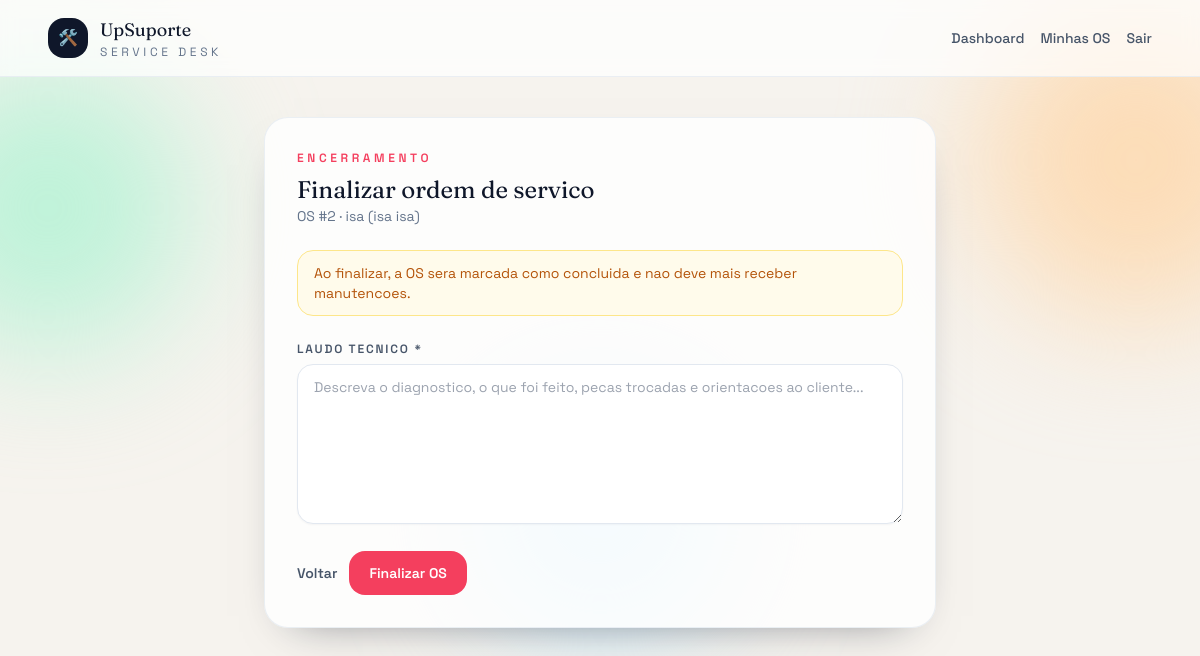
The app's page /os/2/finalizar/ (signed in) with its own data.
### core/models.py (models this page shows, shortened)
class OrdemServico(models.Model):
    STATUS_CHOICES = [
        ("ABERTO", "Aberto"),
        ("AGENDADO", "Agendado"),
        ("EM_ANDAMENTO", "Em andamento"),
        ("ACEITA", "Aceita"),
        ("REJEITADA", "Rejeitada"),
        ("CONCLUIDO", "Concluído"),
        ("CANCELADO", "Cancelado"),
    ]
    PRIORIDADE_CHOICES = [
        ("BAIXA", "Baixa"),
        ("MEDIA", "Média"),
        ("ALTA", "Alta"),
    ]
    aparelho = models.ForeignKey(Aparelho, on_delete=models.CASCADE, related_name="ordens")
    funcionario = models.ForeignKey(Funcionario, on_delete=models.SET_NULL, null=True, blank=True)
    problema_relatado = models.TextField()
    status = models.CharField(max_length=20, choices=STATUS_CHOICES, default="ABERTO")
    data_agendada = models.DateField(null=True, blank=True)
    hora_agendada = models.TimeField(null=True, blank=True)
    prioridade = models.CharField(max_length=10, choices=PRIORIDADE_CHOICES, default="MEDIA")
    laudo_tecnico = models.TextField(blank=True)  # só preenche quando finaliza
    data_criacao = models.DateTimeField(auto_now_add=True)
    data_conclusao = models.DateTimeField(null=True, blank=True)
    data_limite_sla = models.DateTimeField(null=True, blank=True)

class Aparelho(models.Model):
    TIPO_CHOICES = [
        ("NOTEBOOK", "Notebook"),
        ("DESKTOP", "Desktop"),
        ("IMPRESSORA", "Impressora"),
        ("MONITOR", "Monitor"),
        ("OUTRO", "Outro"),
    ]
    nome = models.CharField(max_length=150)
    tipo = models.CharField(max_length=50, choices=TIPO_CHOICES)
    marca = models.CharField(max_length=100)
    modelo = models.CharField(max_length=100)
    numero_serie = models.CharField(max_length=100, unique=True)
    cliente = models.CharField(max_length=150)
    data_cadastro = models.DateTimeField(auto_now_add=True)

### core/decorators.py (the view)
    @login_required
    def _wrapped(request, *args, **kwargs):
        if not request.user.groups.filter(name="Gestor").exists():
            return redirect("home")
        return view_func(request, *args, **kwargs)

### core/views.py (called while the page is built, shortened)
@gestor_required
def finalizar_os(request, id):
    os = get_object_or_404(OrdemServico, id=id)
    return render(request, "finalizar_os.html", {"os": os})

### templates/finalizar_os.html (shortened to what this page needs)
{% extends "base.html" %}
{% block content %}
<div class="mx-auto max-w-2xl rounded-3xl border border-slate-200/70 bg-white/80 p-8 shadow-soft">
  <div class="mb-6">
    <p class="text-xs font-semibold uppercase tracking-[0.3em] text-rose-500">Encerramento</p>
    <h2 class="mt-2 font-display text-2xl">Finalizar ordem de servico</h2>
    <p class="text-sm text-slate-500">
      OS #{{ os.id }} · {{ os.aparelho.nome }} ({{ os.aparelho.marca }} {{ os.aparelho.modelo }})
    </p>
  </div>
  <div class="mb-6 rounded-2xl border border-amber-200 bg-amber-50 px-4 py-3 text-sm text-amber-700">
    Ao finalizar, a OS sera marcada como concluida e nao deve mais receber manutencoes.
  </div>
  <form method="post" class="space-y-5">
    <div>
      <label for="laudo" class="form-label">Laudo tecnico *</label>
      <textarea
        class="form-control min-h-[160px]"
        id="laudo"
        name="laudo"
        placeholder="Descreva o diagnostico, o que foi feito, pecas trocadas e orientacoes ao cliente..."
        required
      >{% if request.POST.laudo %}{{ request.POST.laudo }}{% endif %}</textarea>
    </div>
    <div class="flex flex-wrap items-center gap-3">
      <a href="{% url 'detalhe_os' os.id %}" class="text-sm font-semibold text-slate-600 hover:text-slate-900">
        Voltar
      </a>
      <button type="submit" class="rounded-2xl bg-rose-500 px-5 py-3 text-sm font-semibold text-white transition hover:-translate-y-0.5">
        Finalizar OS
      </button>
    </div>
  </form>
</div>
{% endblock %}

### templates/base.html (style rules this page uses)
.form-control, .form-select { border-radius: 1rem; border: 1px solid rgba(226, 232, 240, 1); padding: 0.75rem 1rem; width: 100%; font-size: 0.875rem; box-shadow: 0 1px 2px rgba(15, 23, 42, 0.04); background-color: white; }
.form-label { font-size: 0.75rem; font-weight: 600; color: rgba(71, 85, 105, 1); text-transform: uppercase; letter-spacing: 0.15em; display: block; margin-bottom: 0.4rem; }
form label { font-size: 0.75rem; font-weight: 600; color: rgba(71, 85, 105, 1); text-transform: uppercase; letter-spacing: 0.15em; display: block; margin-bottom: 0.4rem; }

### records on screen
OrdemServico: id "2", aparelho.nome "isa", aparelho.marca "isa", aparelho.modelo "isa"
